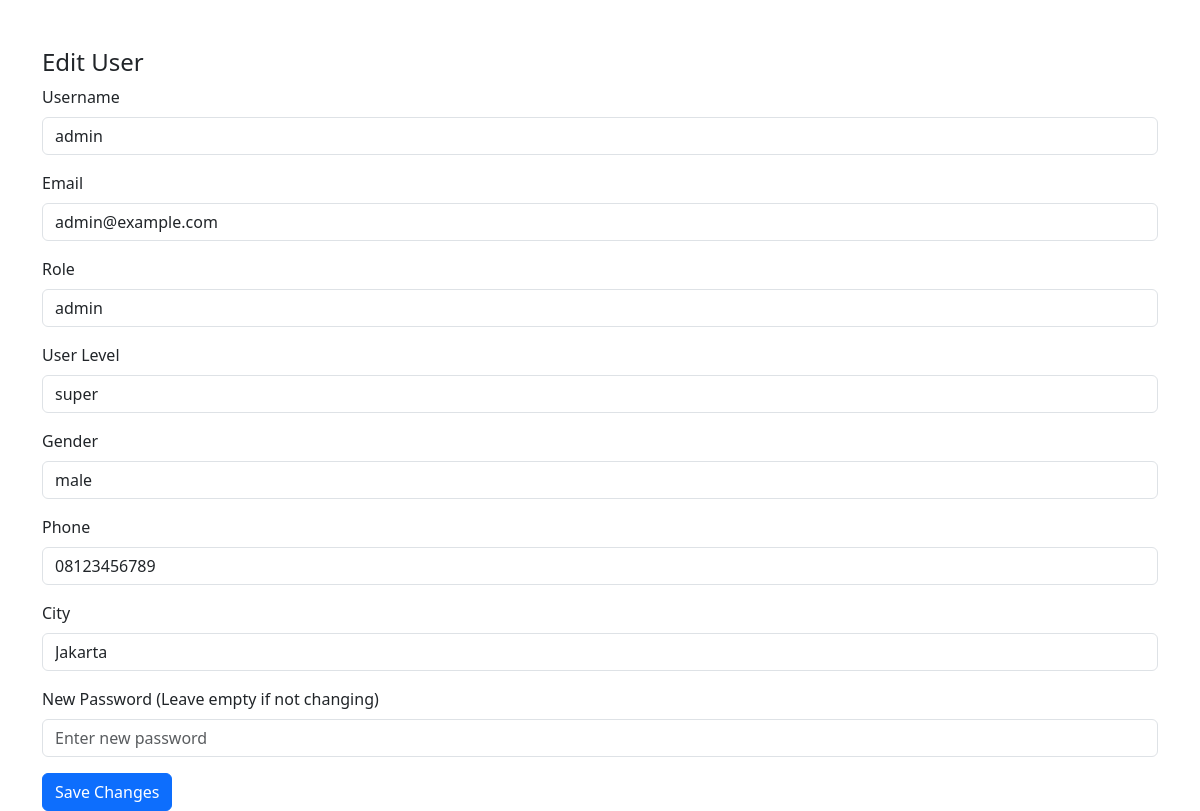
Page /admin/edit_users.php?id=6 (signed in) on the committed database.
### tables this page shows
CREATE TABLE `users` (
  `id` int(11) NOT NULL,
  `username` varchar(50) NOT NULL,
  `password` varchar(255) NOT NULL,
  `email` varchar(100) DEFAULT NULL,
  `date_of_birth` date DEFAULT NULL,
  `gender` enum('male','female','other') DEFAULT NULL,
  `address` text DEFAULT NULL,
  `city` varchar(100) DEFAULT NULL,
  `phone` varchar(20) DEFAULT NULL,
  `paypal_id` varchar(100) DEFAULT NULL,
  `role` enum('visitor','customer','admin') NOT NULL DEFAULT 'visitor',
  `user_level` varchar(50) DEFAULT NULL,
  `created_at` timestamp NOT NULL DEFAULT current_timestamp()
);

### admin/edit_users.php (the view, shortened to what this page needs)
<?php
include '../includes/db.php';
if (isset($_GET['id'])) {
    $user_id = $_GET['id'];
    $query = "SELECT * FROM users WHERE id = ?";
    $stmt = $conn->prepare($query);
    $stmt->bind_param("i", $user_id);
    $stmt->execute();
    $result = $stmt->get_result();
    $user = $result->fetch_assoc();
}
?>
<!DOCTYPE html>
<html lang="id">
<head>
    <link href="https://cdn.jsdelivr.net/npm/bootstrap@5.3.0/dist/css/bootstrap.min.css" rel="stylesheet">
</head>
<body>
<div class="container mt-5">
    <h4>Edit User</h4>
    <form method="POST">
        <div class="mb-3">
            <label for="username" class="form-label">Username</label>
            <input type="text" id="username" name="username" class="form-control" value="<?= htmlspecialchars($user['username']); ?>" required>
        </div>
        <div class="mb-3">
            <label for="email" class="form-label">Email</label>
            <input type="email" id="email" name="email" class="form-control" value="<?= htmlspecialchars($user['email']); ?>" required>
        </div>
        <div class="mb-3">
            <label for="role" class="form-label">Role</label>
            <input type="text" id="role" name="role" class="form-control" value="<?= htmlspecialchars($user['role']); ?>" required>
        </div>
        <div class="mb-3">
            <label for="user_level" class="form-label">User Level</label>
            <input type="text" id="user_level" name="user_level" class="form-control" value="<?= htmlspecialchars($user['user_level']); ?>" required>
        </div>
        <div class="mb-3">
            <label for="gender" class="form-label">Gender</label>
            <input type="text" id="gender" name="gender" class="form-control" value="<?= htmlspecialchars($user['gender']); ?>" required>
        </div>
        <div class="mb-3">
            <label for="phone" class="form-label">Phone</label>
            <input type="text" id="phone" name="phone" class="form-control" value="<?= htmlspecialchars($user['phone']); ?>" required>
        </div>
        <div class="mb-3">
            <label for="city" class="form-label">City</label>
            <input type="text" id="city" name="city" class="form-control" value="<?= htmlspecialchars($user['city']); ?>" required>
        </div>
        <div class="mb-3">
            <label for="password" class="form-label">New Password (Leave empty if not changing)</label>
            <input type="password" id="password" name="password" class="form-control" placeholder="Enter new password">
        </div>
        <button type="submit" class="btn btn-primary">Save Changes</button>
    </form>
</div>
</body>
</html>

### rows in the picture
users: username "admin", email "admin@example.com", role "admin", user_level "super", gender "male", phone "08123456789", city "Jakarta"
